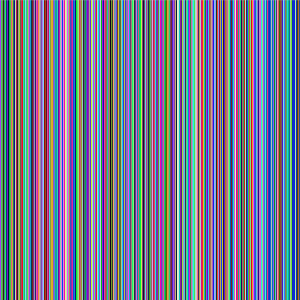
Frame 1 (no input)
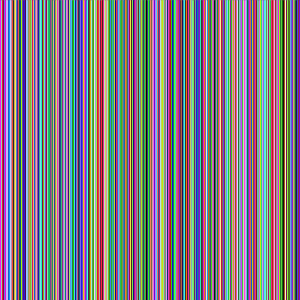
Frame 60 (the mouse pressed at the canvas centre just before this capture)
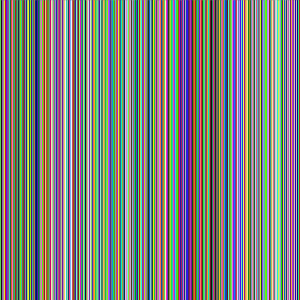
Frame 120 (the mouse held since frame 60 and released just before this capture)

The Processing sketch that drew these frames (run headless with seeded random() and noise(); from frame 60 on, the mouse is pressed at the canvas centre):

// Processing sketch: Sketch_00_Without_randomSeed
// ── Sketch_00_Without_randomSeed.pde
void setup() {
  size(300, 300);
}

void draw() {

  for (int x = 0; x < width; x++) {
    stroke(random(255), random(255), random(255));
    line(x, 0, x, height);
  }
}
